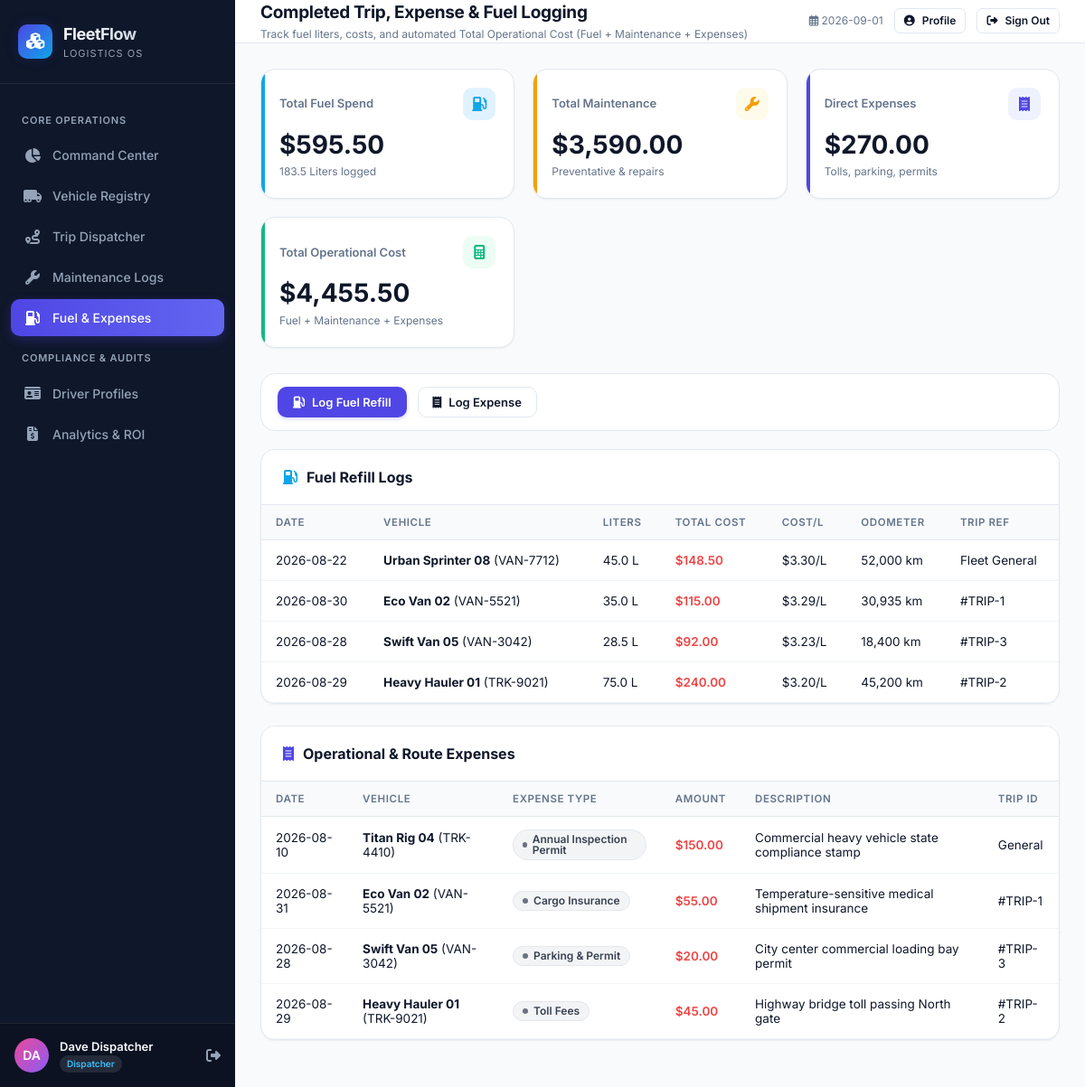
Screenshot of /expenses (signed in) with the database file from the repository.
### tables this page shows
CREATE TABLE users (
        id INTEGER PRIMARY KEY AUTOINCREMENT,
        name TEXT NOT NULL,
        email TEXT UNIQUE NOT NULL,
        password TEXT NOT NULL,
        role TEXT NOT NULL,
        is_active INTEGER DEFAULT 1,
        reset_token TEXT,
        reset_token_expiry TIMESTAMP,
        last_login TIMESTAMP,
        created_at TIMESTAMP DEFAULT CURRENT_TIMESTAMP
    );

CREATE TABLE fuel_logs (
        id INTEGER PRIMARY KEY AUTOINCREMENT,
        vehicle_id INTEGER NOT NULL,
        trip_id INTEGER,
        liters REAL NOT NULL,
        cost REAL NOT NULL,
        odometer INTEGER NOT NULL,
        fuel_date DATE NOT NULL,
        created_at TIMESTAMP DEFAULT CURRENT_TIMESTAMP,
        FOREIGN KEY (vehicle_id) REFERENCES vehicles (id) ON DELETE CASCADE,
        FOREIGN KEY (trip_id) REFERENCES trips (id) ON DELETE SET NULL
    );

CREATE TABLE vehicles (
        id INTEGER PRIMARY KEY AUTOINCREMENT,
        name TEXT NOT NULL,
        model TEXT NOT NULL,
        license_plate TEXT UNIQUE NOT NULL,
        type TEXT NOT NULL,
        max_capacity REAL NOT NULL,
        odometer INTEGER DEFAULT 0,
        acquisition_cost REAL DEFAULT 0,
        region TEXT DEFAULT 'Central',
        status TEXT DEFAULT 'Available',
        created_at TIMESTAMP DEFAULT CURRENT_TIMESTAMP
    );

CREATE TABLE expenses (
        id INTEGER PRIMARY KEY AUTOINCREMENT,
        vehicle_id INTEGER NOT NULL,
        trip_id INTEGER,
        expense_type TEXT NOT NULL,
        amount REAL NOT NULL,
        description TEXT,
        expense_date DATE NOT NULL,
        created_at TIMESTAMP DEFAULT CURRENT_TIMESTAMP,
        FOREIGN KEY (vehicle_id) REFERENCES vehicles (id) ON DELETE CASCADE,
        FOREIGN KEY (trip_id) REFERENCES trips (id) ON DELETE SET NULL
    );

### app.py (the view)
@app.route('/expenses')
@login_required
def expenses():
    conn = get_db()
    fuel_logs = conn.execute('''

        SELECT f.*, v.name as vehicle_name, v.license_plate

        FROM fuel_logs f

        JOIN vehicles v ON f.vehicle_id = v.id

        ORDER BY f.id DESC

    ''').fetchall()
    expenses_list = conn.execute('''

        SELECT e.*, v.name as vehicle_name, v.license_plate

        FROM expenses e

        JOIN vehicles v ON e.vehicle_id = v.id

        ORDER BY e.id DESC

    ''').fetchall()
    total_fuel_cost = conn.execute("SELECT COALESCE(SUM(cost), 0) as s FROM fuel_logs").fetchone()['s']
    total_fuel_liters = conn.execute("SELECT COALESCE(SUM(liters), 0) as s FROM fuel_logs").fetchone()['s']
    total_maintenance_cost = conn.execute("SELECT COALESCE(SUM(cost), 0) as s FROM maintenance").fetchone()['s']
    total_other_expenses = conn.execute("SELECT COALESCE(SUM(amount), 0) as s FROM expenses").fetchone()['s']
    total_operational_cost = total_fuel_cost + total_maintenance_cost + total_other_expenses
    all_vehicles = conn.execute("SELECT * FROM vehicles WHERE status != 'Retired' ORDER BY name ASC").fetchall()
    recent_trips = conn.execute("SELECT id, origin, destination FROM trips ORDER BY id DESC LIMIT 15").fetchall()
    conn.close()
    return render_template(
        'expenses.html',
        fuel_logs=fuel_logs,
        expenses=expenses_list,
        total_fuel_cost=total_fuel_cost,
        total_fuel_liters=total_fuel_liters,
        total_maintenance_cost=total_maintenance_cost,
        total_other_expenses=total_other_expenses,
        total_operational_cost=total_operational_cost,
        all_vehicles=all_vehicles,
        recent_trips=recent_trips
    )

### app.py (called while the page is built)
@login_manager.user_loader
def load_user(user_id):
    conn = get_db()
    user = conn.execute('SELECT * FROM users WHERE id = ?', (user_id,)).fetchone()
    conn.close()
    if user:
        return User(user['id'], user['email'], user['role'], user['name'], user['is_active'])
    return None

@app.context_processor
def utility_processor():
    def get_today():
        return date.today().isoformat()
    def is_expired(expiry_date):
        if not expiry_date:
            return False
        try:
            exp = datetime.strptime(str(expiry_date)[:10], '%Y-%m-%d').date()
            return exp < date.today()
        except Exception:
            return False
    def days_until(expiry_date):
        if not expiry_date:
            return None
        try:
            exp = datetime.strptime(str(expiry_date)[:10], '%Y-%m-%d').date()
            return (exp - date.today()).days
        except Exception:
            return None
    return dict(today=get_today, is_expired=is_expired, days_until=days_until)

    @property
    def is_active(self):
        return bool(self._is_active)

### database/connection.py (called while the page is built)
def get_db():
    conn = sqlite3.connect(DB_PATH)
    conn.row_factory = sqlite3.Row
    conn.execute('PRAGMA foreign_keys = ON;')
    return conn

### templates/expenses.html (shortened to what this page needs)
{% extends "base.html" %}
{% block header_title %}Completed Trip, Expense & Fuel Logging{% endblock %}
{% block header_subtitle %}Track fuel liters, costs, and automated Total Operational Cost (Fuel + Maintenance + Expenses){% endblock %}
{% block content %}
<div class="kpi-grid">
    <div class="kpi-card info">
        <div class="kpi-header">
            <span class="kpi-title">Total Fuel Spend</span>
            <div class="kpi-icon"><i class="fas fa-gas-pump"></i></div>
        </div>
        <div class="kpi-value">${{ "{:,.2f}".format(total_fuel_cost) }}</div>
        <div class="kpi-subtext">{{ "{:,.1f}".format(total_fuel_liters) }} Liters logged</div>
    </div>
    <div class="kpi-card warning">
        <div class="kpi-header">
            <span class="kpi-title">Total Maintenance</span>
            <div class="kpi-icon"><i class="fas fa-wrench"></i></div>
        </div>
        <div class="kpi-value">${{ "{:,.2f}".format(total_maintenance_cost) }}</div>
        <div class="kpi-subtext">Preventative & repairs</div>
    </div>
    <div class="kpi-card primary">
        <div class="kpi-header">
            <span class="kpi-title">Direct Expenses</span>
            <div class="kpi-icon"><i class="fas fa-receipt"></i></div>
        </div>
        <div class="kpi-value">${{ "{:,.2f}".format(total_other_expenses) }}</div>
        <div class="kpi-subtext">Tolls, parking, permits</div>
    </div>
    <div class="kpi-card success">
        <div class="kpi-header">
            <span class="kpi-title">Total Operational Cost</span>
            <div class="kpi-icon"><i class="fas fa-calculator"></i></div>
        </div>
        <div class="kpi-value">${{ "{:,.2f}".format(total_operational_cost) }}</div>
        <div class="kpi-subtext">Fuel + Maintenance + Expenses</div>
    </div>
</div>
<div class="filter-bar">
    <button class="btn btn-primary" data-modal-target="addFuelModal">
        <i class="fas fa-gas-pump"></i> Log Fuel Refill
    </button>
    <button class="btn btn-secondary" data-modal-target="addExpenseModal">
        <i class="fas fa-receipt"></i> Log Expense
    </button>
</div>
<div class="panel">
    <div class="panel-header">
        <div class="panel-title"><i class="fas fa-gas-pump" style="color: var(--secondary);"></i> Fuel Refill Logs</div>
    </div>
    <div class="table-responsive">
        <table class="data-table">
            <thead>
                <tr>
                    <th>Date</th>
                    <th>Vehicle</th>
                    <th>Liters</th>
                    <th>Total Cost</th>
                    <th>Cost/L</th>
                    <th>Odometer</th>
                    <th>Trip Ref</th>
                </tr>
            </thead>
            <tbody>
                {% for f in fuel_logs %}
                <tr>
                    <td>{{ f.fuel_date }}</td>
                    <td><strong>{{ f.vehicle_name }}</strong> ({{ f.license_plate }})</td>
                    <td>{{ f.liters }} L</td>
                    <td style="font-weight: 600; color: var(--danger);">${{ "{:,.2f}".format(f.cost) }}</td>
                    <td>${{ "{:.2f}".format(f.cost / f.liters) if f.liters > 0 else 0 }}/L</td>
                    <td>{{ "{:,}".format(f.odometer) }} km</td>
                    <td>{% if f.trip_id %}#TRIP-{{ f.trip_id }}{% else %}Fleet General{% endif %}</td>
                </tr>
                {% endfor %}
            </tbody>
        </table>
    </div>
</div>
<div class="panel">
    <div class="panel-header">
        <div class="panel-title"><i class="fas fa-receipt" style="color: var(--primary);"></i> Operational & Route Expenses</div>
    </div>
    <div class="table-responsive">
        <table class="data-table">
            <thead>
                <tr>
                    <th>Date</th>
                    <th>Vehicle</th>
                    <th>Expense Type</th>
                    <th>Amount</th>
                    <th>Description</th>
                    <th>Trip ID</th>
                </tr>
            </thead>
            <tbody>
                {% for e in expenses %}
                <tr>
                    <td>{{ e.expense_date }}</td>
                    <td><strong>{{ e.vehicle_name }}</strong> ({{ e.license_plate }})</td>
                    <td><span class="status-pill pill-draft">{{ e.expense_type }}</span></td>
                    <td style="font-weight: 600; color: var(--danger);">${{ "{:,.2f}".format(e.amount) }}</td>
                    <td>{{ e.description }}</td>
                    <td>{% if e.trip_id %}#TRIP-{{ e.trip_id }}{% else %}General{% endif %}</td>
                </tr>
                {% endfor %}
            </tbody>
        </table>
    </div>
</div>
{% endblock %}

### templates/base.html (shortened to what this page needs)
﻿<!DOCTYPE html>
<html lang="en">
<head>
    <link rel="stylesheet" href="https://cdnjs.cloudflare.com/ajax/libs/font-awesome/6.5.1/css/all.min.css">
    <link rel="stylesheet" href="{{ url_for('static', filename='css/style.css') }}">
</head>
<body>
    <div class="app-container">
        <aside class="sidebar">
            <div class="sidebar-header">
                <div class="logo-badge">
                    <i class="fas fa-cubes"></i>
                </div>
                <div class="logo-text">
                    <h1>FleetFlow</h1>
                    <span>Logistics OS</span>
                </div>
            </div>
            <nav class="sidebar-nav">
                <div class="nav-section-title">Core Operations</div>
                <a href="{{ url_for('dashboard') }}"
                    class="nav-link {% if request.endpoint == 'dashboard' %}active{% endif %}">
                    <i class="fas fa-chart-pie"></i>
                    <span>Command Center</span>
                </a>
                <a href="{{ url_for('vehicles') }}"
                    class="nav-link {% if request.endpoint == 'vehicles' %}active{% endif %}">
                    <i class="fas fa-truck-moving"></i>
                    <span>Vehicle Registry</span>
                </a>
                <a href="{{ url_for('trips') }}" class="nav-link {% if request.endpoint == 'trips' %}active{% endif %}">
                    <i class="fas fa-route"></i>
                    <span>Trip Dispatcher</span>
                </a>
                <a href="{{ url_for('maintenance') }}"
                    class="nav-link {% if request.endpoint == 'maintenance' %}active{% endif %}">
                    <i class="fas fa-wrench"></i>
                    <span>Maintenance Logs</span>
                </a>
                <a href="{{ url_for('expenses') }}"
                    class="nav-link {% if request.endpoint == 'expenses' %}active{% endif %}">
                    <i class="fas fa-gas-pump"></i>
                    <span>Fuel & Expenses</span>
                </a>
                <div class="nav-section-title">Compliance & Audits</div>
                <a href="{{ url_for('drivers') }}"
                    class="nav-link {% if request.endpoint == 'drivers' %}active{% endif %}">
                    <i class="fas fa-id-card"></i>
                    <span>Driver Profiles</span>
                </a>
                <a href="{{ url_for('reports') }}"
                    class="nav-link {% if request.endpoint == 'reports' %}active{% endif %}">
                    <i class="fas fa-file-invoice-dollar"></i>
                    <span>Analytics & ROI</span>
                </a>
            </nav>
            <div class="sidebar-footer">
                <div class="user-card">
                    <div class="user-avatar">
                        {{ current_user.name[:2].upper() if current_user.is_authenticated else 'FF' }}
                    </div>
                    <div class="user-info">
                        <div class="user-name">{{ current_user.name if current_user.is_authenticated else 'Guest User'
                            }}</div>
                        <span class="user-role-badge">{{ current_user.role if current_user.is_authenticated else
                            'Viewer' }}</span>
                    </div>
                    <a href="{{ url_for('logout') }}" title="Logout"
                        style="color: #94a3b8; font-size: 16px; margin-left: 8px;">
                        <i class="fas fa-sign-out-alt"></i>
                    </a>
                </div>
            </div>
        </aside>
        <div class="main-wrapper">
            <header class="top-navbar">
                <div class="page-title">
                    <h2>{% block header_title %}Command Center{% endblock %}</h2>
                    <p>{% block header_subtitle %}Overview of fleet operations and logistics telemetry{% endblock %}</p>
                </div>
                <div class="nav-actions">
                    <span style="font-size: 12px; color: var(--text-muted);">
                        <i class="far fa-calendar-alt"></i> {{ today() }}
                    </span>
                    <a href="{{ url_for('profile') }}" class="btn btn-secondary btn-sm">
                        <i class="fas fa-user-circle"></i> Profile
                    </a>
                    <a href="{{ url_for('logout') }}" class="btn btn-secondary btn-sm" title="Sign out">
                        <i class="fas fa-sign-out-alt"></i> Sign Out
                    </a>
                </div>
            </header>
            <main class="content-body">
                {% block content %}{% endblock %}
            </main>
        </div>
    </div>
</body>
</html>

### rows the page displays
users: name "DA", name "Dave Dispatcher", role "Dispatcher"
fuel_logs: fuel_date "2026-08-22", vehicle_name "Urban Sprinter 08", license_plate "VAN-7712", liters "45.0", cost "148.50", liters+cost "3.30", odometer "52,000", shows "Fleet General"
fuel_logs: fuel_date "2026-08-30", vehicle_name "Eco Van 02", license_plate "VAN-5521", liters "35.0", cost "115.00", liters+cost "3.29", odometer "30,935", trip_id "1"
fuel_logs: fuel_date "2026-08-28", vehicle_name "Swift Van 05", license_plate "VAN-3042", liters "28.5", cost "92.00", liters+cost "3.23", odometer "18,400", trip_id "3"
fuel_logs: fuel_date "2026-08-29", vehicle_name "Heavy Hauler 01", license_plate "TRK-9021", liters "75.0", cost "240.00", liters+cost "3.20", odometer "45,200", trip_id "2"
expenses: expense_date "2026-08-10", vehicle_name "Titan Rig 04", license_plate "TRK-4410", expense_type "Annual Inspection Permit", amount "150.00", description "Commercial heavy vehicle state compliance stamp", shows "General"
expenses: expense_date "2026-08-31", vehicle_name "Eco Van 02", license_plate "VAN-5521", expense_type "Cargo Insurance", amount "55.00", description "Temperature-sensitive medical shipment insurance", trip_id "1"
expenses: expense_date "2026-08-28", vehicle_name "Swift Van 05", license_plate "VAN-3042", expense_type "Parking & Permit", amount "20.00", description "City center commercial loading bay permit", trip_id "3"
expenses: expense_date "2026-08-29", vehicle_name "Heavy Hauler 01", license_plate "TRK-9021", expense_type "Toll Fees", amount "45.00", description "Highway bridge toll passing North gate", trip_id "2"

### other values shown
{{ "{:,.2f}".format(total_fuel_cost) }} "595.50"
{{ "{:,.1f}".format(total_fuel_liters) }} "183.5"
{{ "{:,.2f}".format(total_maintenance_cost) }} "3,590.00"
{{ "{:,.2f}".format(total_other_expenses) }} "270.00"
{{ "{:,.2f}".format(total_operational_cost) }} "4,455.50"
